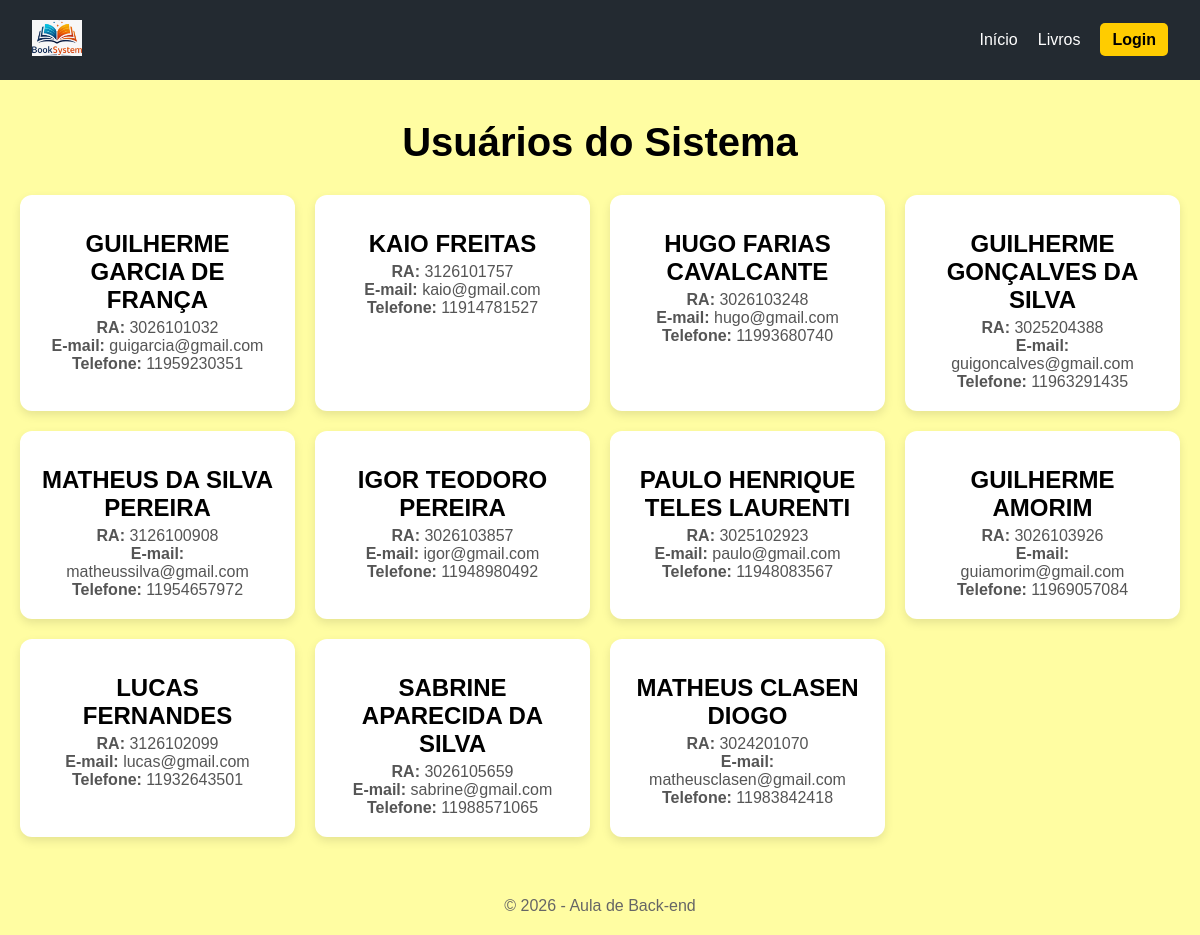
The app's page /usuarios.php with its own data.
### tables this page shows
CREATE TABLE `usuarios` (
  `id_usuario` int(11) NOT NULL,
  `nome` varchar(100) DEFAULT NULL,
  `RA` varchar(20) DEFAULT NULL,
  `senha` varchar(250) DEFAULT NULL,
  `email` varchar(100) DEFAULT NULL,
  `telefone` varchar(20) DEFAULT NULL
);

### usuarios.php (the view)
<?php
include("conexao.php");
$sql = "SELECT * FROM usuarios";
$resultado = mysqli_query($conexao, $sql);
include("header.php");
?>
<section class="hero">
<div class="hero_container">
<h1>Usuários do Sistema</h1>
</div>
<div class="menu_livros">
<?php
while($dados = mysqli_fetch_assoc($resultado)){
?>
<div class="menu_livro">
<h2><?php echo $dados["nome"]; ?></h2>
<p><strong>RA:</strong> <?php echo $dados["RA"]; ?></p>
<p><strong>E-mail:</strong> <?php echo $dados["email"]; ?></p>
<p><strong>Telefone:</strong> <?php echo $dados["telefone"]; ?></p>
</div>
<?php
}
?>
</div>
</section>
<?php include("footer.php"); ?>

### style.css (style rules this page uses)
* { margin: 0; padding: 0; box-sizing: border-box; font-family: Arial, Helvetica, sans-serif; }
body { background-color: #fffda2; }
.hero { padding: 40px 20px; }
.hero_container { text-align: center; margin-bottom: 30px; }
.hero_container h1 { font-size: 2.5rem; margin-bottom: 10px; }
.menu_livros { display: grid; grid-template-columns: repeat(auto-fit, minmax(250px, 1fr)); gap: 20px; }
.menu_livro { background-color: #ffffff; border-radius: 12px; overflow: hidden; text-align: center; box-shadow: 0 4px 10px rgba(0,0,0,0.1); transition: transform 0.3s; padding: 20px; }
.menu_livro h2 { margin: 15px 0 5px; }
.menu_livro p { padding: 0 10px; color: #555; }

### records on screen
usuarios: nome "GUILHERME GARCIA DE FRANÇA", RA "3026101032", email "guigarcia@gmail.com", telefone "11959230351"
usuarios: nome "KAIO FREITAS", RA "3126101757", email "kaio@gmail.com", telefone "11914781527"
usuarios: nome "HUGO FARIAS CAVALCANTE", RA "3026103248", email "hugo@gmail.com", telefone "11993680740"
usuarios: nome "GUILHERME GONÇALVES DA SILVA", RA "3025204388", email "guigoncalves@gmail.com", telefone "11963291435"
usuarios: nome "MATHEUS DA SILVA PEREIRA", RA "3126100908", email "matheussilva@gmail.com", telefone "11954657972"
usuarios: nome "IGOR TEODORO PEREIRA", RA "3026103857", email "igor@gmail.com", telefone "11948980492"
usuarios: nome "PAULO HENRIQUE TELES LAURENTI", RA "3025102923", email "paulo@gmail.com", telefone "11948083567"
usuarios: nome "GUILHERME AMORIM", RA "3026103926", email "guiamorim@gmail.com", telefone "11969057084"
usuarios: nome "LUCAS FERNANDES", RA "3126102099", email "lucas@gmail.com", telefone "11932643501"
usuarios: nome "SABRINE APARECIDA DA SILVA", RA "3026105659", email "sabrine@gmail.com", telefone "11988571065"
usuarios: nome "MATHEUS CLASEN DIOGO", RA "3024201070", email "matheusclasen@gmail.com", telefone "11983842418"
